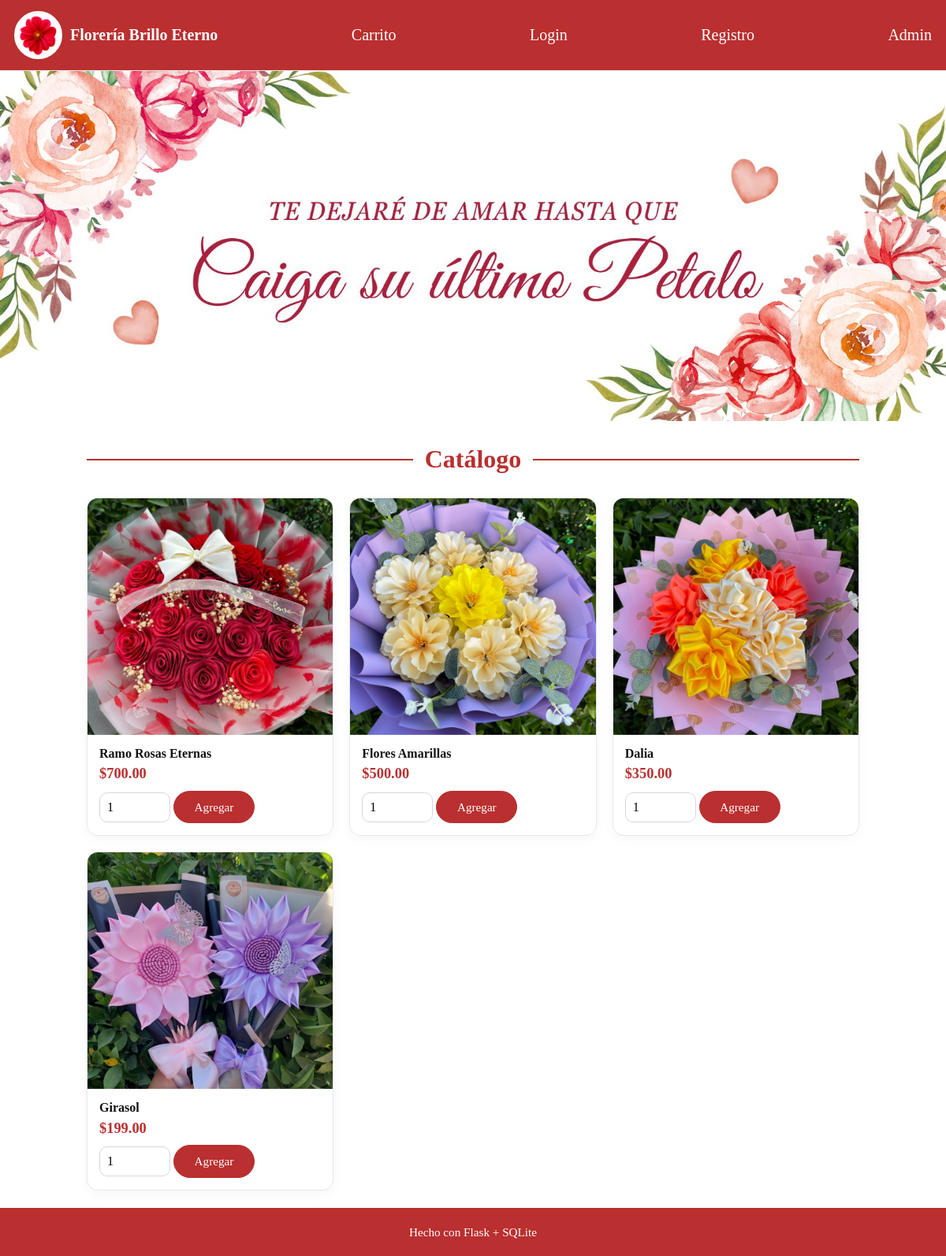
The page / on the database its author committed.
### tables this page shows
CREATE TABLE productos(
                    id INTEGER PRIMARY KEY AUTOINCREMENT,
                    nombre TEXT NOT NULL,
                    descripcion TEXT,
                    precio REAL NOT NULL CHECK(precio >= 0),
                    stock INTEGER NOT NULL DEFAULT 0 CHECK(stock >= 0),
                    imagen TEXT DEFAULT 'default.jpg'
                );

### app.py (the view)
@app.route("/")
def index():
    productos = db.listar_productos()
    return render_template("index.html", productos=productos, carrito=carrito_session())

### app.py (called while the page is built)
def carrito_session():
    if "carrito" not in session:
        session["carrito"] = {}
    return session["carrito"]

### tienda_db.py (called while the page is built)
    def listar_productos(self):
        try:
            self.cursor.execute("SELECT * FROM productos ORDER BY id DESC;")
            return self.cursor.fetchall()
        except Error as e:
            print(f"[DB] Error listando productos: {e}")
            return []

### templates/index.html (shortened to what this page needs)
{% extends "base.html" %}
{% block content %}
<h1 class="index_titulo">Catálogo</h1>
<div class="grid">
  {% for p in productos %}
    <div class="card">
      <a href="{{ url_for('producto', producto_id=p['id']) }}"><img src="{{ url_for('static', filename='imagenes/' + (p['imagen'] or 'default.jpg')) }}" alt="{{ p['nombre'] }}" class="card-img"></a>
      <div class="card-info">
        <h3 class="card-nombre">{{ p["nombre"] }}</h3>
        <strong class="card-precio">${{ "%.2f"|format(p["precio"]) }}</strong>
        <div class="row">
          <form method="post" action="{{ url_for('carrito_agregar') }}">
            <input class="qty" type="number" name="cantidad" min="1" value="1">
            <button class="btn primary" type="submit">Agregar</button>
          </form>
        </div>
      </div>
    </div>
  {% endfor %}
</div>
{% endblock %}

### templates/base.html (shortened to what this page needs)
<!doctype html>
<html lang="es">
<head>
  <link rel="stylesheet" href="{{ url_for('static', filename='styles.css') }}">
  <link rel="stylesheet" href="{{ url_for('static', filename='normalize.css') }}">
</head>
<body>
  <header class="topbar">
    <a class="brand" href="{{ url_for('index') }}">
    <img src="{{ url_for('static', filename='imagenes/minifoto.png') }}" alt="flor" class="brand-logo">
    Florería Brillo Eterno
    </a>
    <a class="cartlink" href="{{ url_for('carrito') }}"> Carrito</a>
    {% if session.get('user') %}
      <span class="cartlink">Hola {{ session.get('user')['username'] }}</span>
      <a class="cartlink" href="{{ url_for('logout') }}">Cerrar sesión</a>
    {% else %}
      <a class="cartlink" href="{{ url_for('login') }}">Login</a>
      <a class="cartlink" href="{{ url_for('registro') }}">Registro</a>
    {% endif %}
    <a class="cartlink" href="{{ url_for('admin_login') }}"> Admin</a>
  </header>
  <img src="{{ url_for('static', filename='imagenes/principal1.jpg') }}" alt="flor" class="principal">
  <main class="container">
    {% block content %}{% endblock %}
  </main>
  <footer class="footer">Hecho con Flask + SQLite</footer>
</body>
</html>

### static/styles.css (style rules this page uses)
:root { --font-primary: 'Times New Roman', Times, serif; --font-handwritten: 'Great Vibes', cursive; --color-rojo: #ba2f2f; --color-rojo-hover: #9c2525; --color-blanco: #ffffff; --color-fondo-warm: #fffdfb; --color-texto-oscuro: #111111; --color-texto-suave: #555555; --color-borde: #d6d6e2; }
body { margin: 0; background: var(--color-blanco); color: var(--color-texto-oscuro); font-family: var(--font-primary); }
.topbar { display: flex; justify-content: space-between; align-items: center; padding: 14px 18px; background-color: var(--color-rojo); border-bottom: 1px solid #e7e7ef; font-size: 20px; }
.brand { font-weight: 800; text-decoration: none; color: var(--color-blanco); display: flex; align-items: center; gap: 10px; }
.brand-logo { width: 55px; height: 55px; border-radius: 50%; border: 3px solid var(--color-blanco); object-fit: cover; background-color: var(--color-blanco); }
.cartlink { text-decoration: none; color: var(--color-blanco); }
.principal { width: 100%; height: auto; display: block; }
.index_titulo { color: var(--color-rojo); font-size: 2rem; text-align: center; display: flex; align-items: center; gap: 15px; margin: 30px 0; }
.index_titulo::before, .index_titulo::after { content: ''; flex: 1; height: 2px; background-color: var(--color-rojo); }
.container { max-width: 980px; margin: 22px auto; padding: 0 14px; background-color: var(--color-blanco); }
.grid { display: grid; grid-template-columns: repeat(auto-fit, minmax(240px, 1fr)); gap: 20px; }
.card { background: var(--color-blanco); border: 1px solid #e7e7ef; border-radius: 14px; overflow: hidden; box-shadow: 0 4px 15px rgba(0,0,0,0.04); transition: transform 0.3s ease, box-shadow 0.3s ease; }
.card-img { width: 100%; height: 300px; object-fit: cover; display: block; }
.card-info { padding: 15px; }
.card-nombre { font-size: 1rem; font-weight: bold; margin: 0 0 6px 0; color: var(--color-texto-oscuro); white-space: nowrap; overflow: hidden; text-overflow: ellipsis; }
.card-precio { font-size: 1.15rem; font-weight: bold; color: var(--color-rojo); }
.row { display: flex; justify-content: space-between; align-items: center; gap: 10px; margin-top: 10px; }
.btn { border: 1px solid var(--color-borde); background: var(--color-blanco); padding: 10px 16px; border-radius: 12px; cursor: pointer; text-decoration: none; color: var(--color-texto-oscuro); font-family: var(--font-primary); font-size: 0.95rem; transition: all 0.2s ease; }
.btn.primary { border-color: var(--color-rojo); background: var(--color-rojo); color: var(--color-blanco); }
.qty { width: 70px; padding: 9px; border-radius: 10px; border: 1px solid var(--color-borde); font-family: var(--font-primary); }
.carrito-container, .carrito-table, .checkout, .input, .btn { font-family: var(--font-primary); }
.btn.primary { background: var(--color-rojo); color: white; border-radius: 999px; padding: 0.7rem 1.6rem; font-size: 0.95rem; transition: 0.3s; }
.footer { text-align: center; padding: 22px; color: var(--color-blanco); background-color: var(--color-rojo); font-size: 0.95rem; }

### rows shown on the page
productos: imagen (picture), nombre "Ramo Rosas Eternas", precio "700.00"
productos: imagen (picture), nombre "Flores Amarillas", precio "500.00"
productos: imagen+nombre (picture), nombre "Dalia", precio "350.00"
productos: imagen+nombre (picture), nombre "Girasol", precio "199.00"
